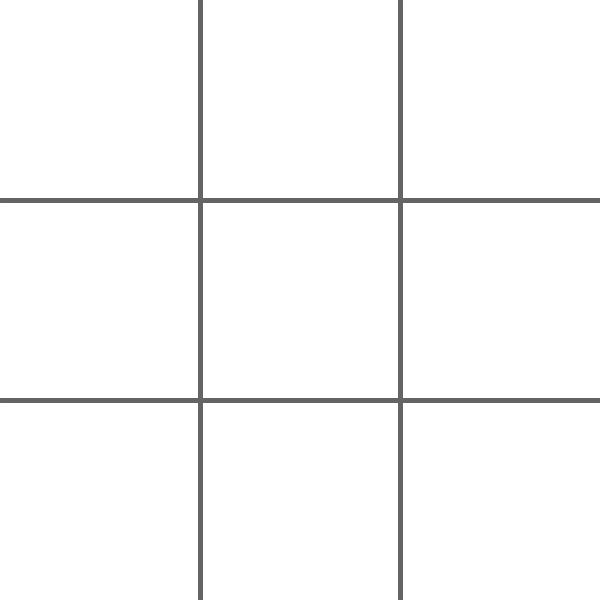
Frame 1 (no input)
Frame 60 (the mouse pressed at the canvas centre just before this capture): identical to frame 1, image omitted
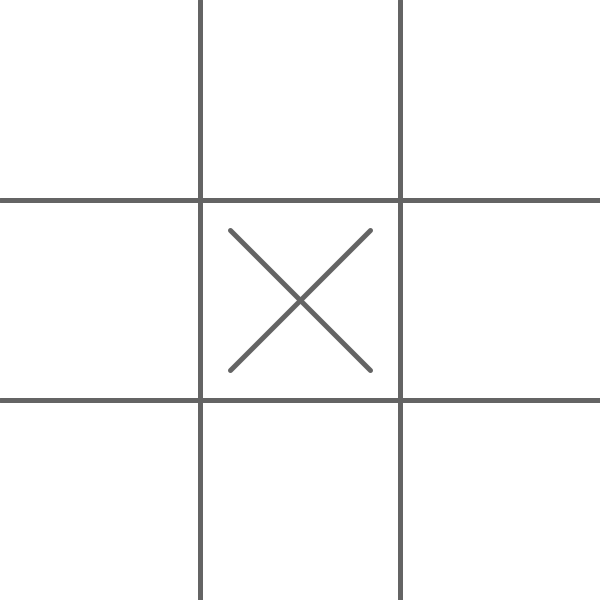
Frame 120 (the mouse held since frame 60 and released just before this capture)

The Processing sketch that drew these frames (run headless with seeded random() and noise(); from frame 60 on, the mouse is pressed at the canvas centre):

// Processing sketch: TicTacToe_v1
// ── TicTacToe_v1.pde
//int gSize, s;
Board b;

void setup() {
  size(600, 600);
  textSize(50);
  b = new Board();
  b.initGame();
}

void draw() {
  background(255);
  b.drawBoard();
  b.displayMessage();
  
}



void mousePressed() {
  // highlight
  int x = (int)mouseX/b.gSize;
  int y = (int)mouseY/b.gSize;
  b.setPiece(x,y);
}
void keyPressed(){
 if(key == 'r'){
   b.initGame();
 }
}
// ── Board.pde
class Board {
  int[][]board = new int[3][3];
  int gSize, s;
  boolean sym = true, game;

  Board() {
    board = new int[3][3];
    gSize = width/3;
    s = 30;
  }

  void initGame() {
    for (int i = 0; i < board.length; i ++) {
      for (int j = 0; j < board[i].length; j ++) {
        board[i][j] = 0;
      }
    }
    sym = true;
    game = true;
  }

  void drawBoard() {
    strokeWeight(5);
    stroke(100);
    line(200, 0, 200, height);
    line(400, 0, 400, height);
    line(0, 200, width, 200);
    line(0, 400, width, 400);

    for (int i=0; i<board.length; i++) {
      for (int j=0; j<board[i].length; j++) {
        if (board[i][j] == 1) {
          line(j*gSize+s, i*gSize+s, (j+1)*gSize-s, (i+1)*gSize-s);
          line((j+1)*gSize-s, i*gSize+s, j*gSize+s, (i+1)*gSize-s);
        } else if (board[i][j] == 2) {
          noFill();
          ellipse((j+0.5)*gSize, (i+0.5)*gSize, gSize - 2*s, gSize - 2*s);
        }
      }
    }
  }
  void displayMessage() {
    int r = checkEOG();
    if (r > 0) {
      fill(255, 124);
      rect(0, 0, width, height);
      fill(0);
      text("End of Game", 150, height/2);
      game = false;
    } else if (r<0) {
      fill(255, 124);
      rect(0, 0, width, height);
      fill(0);
      text("Tie", 250, height/2);
      game = false;
    }
  }

  void setPiece(int x, int y) {
    if (game && board[y][x] == 0) {
      board[y][x] = (sym)?1:2;
      sym = !sym;
    }
  }
  int checkEOG() {
    for (int i=0; i<board.length; i++) {
      if ((board[i][0] == board[i][1]) && (board[i][2] == board[i][1]))
        return board[i][0];
    }
    for (int i=0; i<3; i++) {
      if ((board[0][i] == board[1][i]) && (board[2][i] == board[1][i]))
        return board[0][i];
    }
    if ((board[0][0] == board[1][1]) && (board[2][2] == board[1][1]))
      return board[0][0];
    if ((board[2][0] == board[1][1]) && (board[0][2] == board[1][1]))
      return board[2][0];

    for (int i=0; i<board.length; i++) {
      for (int j=0; j<board[i].length; j++) {
        if (board[i][j] == 0) 
          return 0;
      }
    }

    return -1;
  }
}
